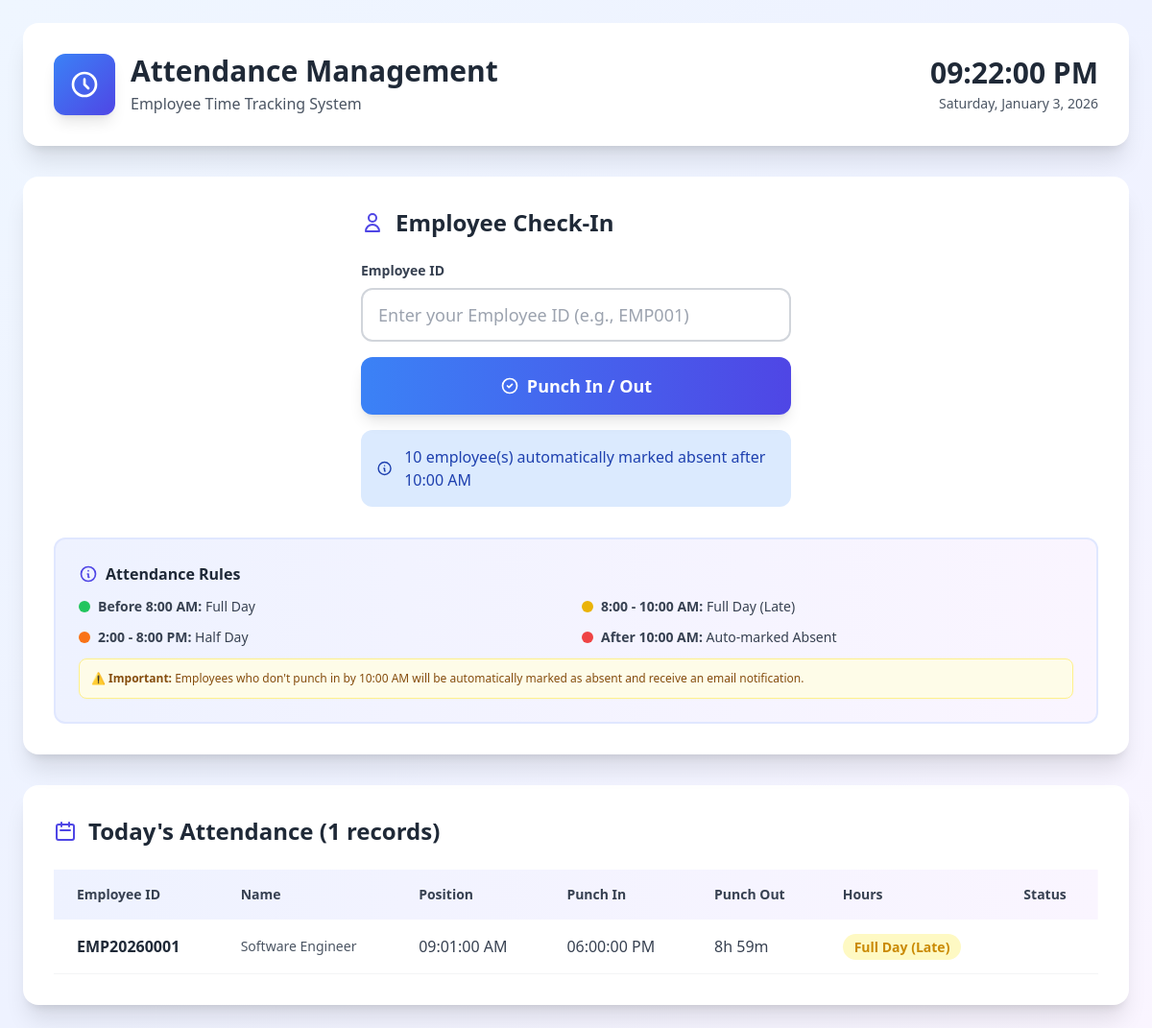
The page /attendence.php on the database its author committed.
### tables this page shows
CREATE TABLE `attendance` (
  `id` int(11) NOT NULL,
  `emp_id` varchar(50) NOT NULL,
  `date` date NOT NULL,
  `punch_in_time` time DEFAULT NULL,
  `punch_out_time` time DEFAULT NULL,
  `total_hours` decimal(5,2) DEFAULT NULL,
  `status` enum('present','absent','leave','half_day') NOT NULL DEFAULT 'present',
  `notes` text DEFAULT NULL,
  `created_at` timestamp NOT NULL DEFAULT current_timestamp(),
  `updated_at` timestamp NOT NULL DEFAULT current_timestamp() ON UPDATE current_timestamp()
);

### attendence.php (the view, shortened to what the rows shown need)
<?php
$host = 'localhost';
$dbname = 'HR';
$username = 'root';
$password = '';
try {
    $pdo = new PDO("mysql:host=$host;dbname=$dbname", $username, $password);
    $pdo->setAttribute(PDO::ATTR_ERRMODE, PDO::ERRMODE_EXCEPTION);
} catch(PDOException $e) {
    die("Connection failed: " . $e->getMessage());
}
function fetchActiveEmployees($pdo) {
    $stmt = $pdo->prepare("SELECT user_id, name, position, email FROM employees WHERE status = 'active'");
    $stmt->execute();
    $employees = [];
    while ($row = $stmt->fetch(PDO::FETCH_ASSOC)) {
        $employees[$row['user_id']] = [
            'name' => $row['name'],
            'position' => $row['position'],
            'email' => $row['email']
        ];
    }
    return $employees;
}
function markAbsent($pdo, $empId, $date, $autoMarked = false) {
    try {
        return true;
    } catch(PDOException $e) {
        error_log("Mark Absent Error: " . $e->getMessage());
        return false;
    }
}
function getTodayAttendanceRecords($pdo, $employees, $date) {
    $stmt = $pdo->prepare("SELECT * FROM attendance WHERE date = ? ORDER BY created_at DESC");
    $stmt->execute([$date]);
    $records = [];
    while ($row = $stmt->fetch(PDO::FETCH_ASSOC)) {
        $empId = $row['emp_id'];
        $empData = isset($employees[$empId]) ? $employees[$empId] : ['name' => 'Unknown', 'position' => 'Unknown'];
        $attendanceInfo = getAttendanceTypeFromRecord($row);
        $records[] = [
            'empId' => $empId,
            'name' => $empData['name'],
            'position' => $empData['position'],
            'date' => $row['date'],
            'punchIn' => $row['punch_in_time'],
            'punchOut' => $row['punch_out_time'],
            'totalHours' => $row['total_hours'],
            'status' => $row['status'],
            'attendanceType' => $attendanceInfo['type'],
            'statusColor' => $attendanceInfo['color'],
            'statusBg' => $attendanceInfo['bg'],
            'notes' => $row['notes'],
            'autoMarked' => strpos($row['notes'], 'Auto-marked') !== false
        ];
    }
    return $records;
}
function getAttendanceTypeFromRecord($record) {
    if ($record['punch_in_time']) {
        $punchInTime = new DateTime($record['date'] . ' ' . $record['punch_in_time']);
        $hours = (int)$punchInTime->format('H');
        $minutes = (int)$punchInTime->format('i');
        $totalMinutes = $hours * 60 + $minutes;
        if ($totalMinutes < 480) {
            return ['type' => 'Full Day', 'color' => 'text-green-600', 'bg' => 'bg-green-100'];
        } elseif ($totalMinutes >= 480 && $totalMinutes < 600) {
            return ['type' => 'Full Day (Late)', 'color' => 'text-yellow-600', 'bg' => 'bg-yellow-100'];
        } elseif ($totalMinutes >= 600 && $totalMinutes < 840) {
            return ['type' => 'Half Day', 'color' => 'text-orange-600', 'bg' => 'bg-orange-100'];
        }
    }
    return ['type' => 'Present', 'color' => 'text-green-600', 'bg' => 'bg-green-100'];
}
function markAbsentEmployees($pdo, $employees, $totalMinutes) {
    if ($totalMinutes >= 600) {
        $today = date('Y-m-d');
        $stmt = $pdo->prepare("SELECT DISTINCT emp_id FROM attendance WHERE date = ?");
        $stmt->execute([$today]);
        $presentEmployees = [];
        while ($row = $stmt->fetch(PDO::FETCH_ASSOC)) {
            $presentEmployees[] = $row['emp_id'];
        }
        $markedCount = 0;
        foreach ($employees as $empId => $empData) {
            if (!in_array($empId, $presentEmployees)) {
                if (markAbsent($pdo, $empId, $today, true)) {
                    $markedCount++;
                }
            }
        }
        return $markedCount;
    }
    return 0;
}
function calculateWorkHours($totalHours) {
    $hours = floor($totalHours);
    $minutes = round(($totalHours - $hours) * 60);
    return $hours . 'h ' . $minutes . 'm';
}
function formatTime($time) {
    return date('h:i:s A', strtotime($time));
}
$today = date('Y-m-d');
$employees = fetchActiveEmployees($pdo);
$attendanceRecords = getTodayAttendanceRecords($pdo, $employees, $today);
?>
<!DOCTYPE html>
<html lang="en">
<head>
    <script src="https://cdn.tailwindcss.com"></script>
</head>
<body class="min-h-screen bg-gradient-to-br from-blue-50 via-indigo-50 to-purple-50 p-6">
    <div class="max-w-7xl mx-auto">
        <div class="bg-white rounded-2xl shadow-xl p-8 mb-8 transform hover:scale-[1.01] transition-transform duration-300">
            <div class="flex items-center justify-between flex-wrap gap-4">
                <div class="flex items-center gap-4">
                    <div>
                        <h1 class="text-3xl font-bold text-gray-800">Attendance Management</h1>
                    </div>
                </div>
            </div>
        </div>
        <div class="bg-white rounded-2xl shadow-xl p-8 mb-8 transform hover:scale-[1.01] transition-transform duration-300">
            <div class="max-w-md mx-auto">
                <div class="flex items-center gap-3 mb-6">
                    <h2 class="text-2xl font-bold text-gray-800">Employee Check-In</h2>
                </div>
            </div>
        </div>
        <div class="bg-white rounded-2xl shadow-xl p-8">
            <div class="flex items-center gap-3 mb-6">
                <h2 class="text-2xl font-bold text-gray-800">Today's Attendance (<?php echo count($attendanceRecords); ?> records)</h2>
            </div>
            <?php if (empty($attendanceRecords)): ?>
            <div class="text-center py-12">
                <div class="w-20 h-20 bg-gray-100 rounded-full flex items-center justify-center mx-auto mb-4">
                    <svg class="w-10 h-10 text-gray-400" fill="none" stroke="currentColor" viewBox="0 0 24 24">
                        <path stroke-linecap="round" stroke-linejoin="round" stroke-width="2" d="M8 7V3m8 4V3m-9 8h10M5 21h14a2 2 0 002-2V7a2 2 0 00-2-2H5a2 2 0 00-2 2v12a2 2 0 002 2z"></path>
                    </svg>
                </div>
                <p class="text-gray-500 text-lg">No attendance records yet</p>
            </div>
            <?php else: ?>
            <div class="overflow-x-auto">
                <table class="w-full">
                    <thead>
                        <tr class="bg-gradient-to-r from-indigo-50 to-purple-50">
                            <th class="px-6 py-4 text-left text-sm font-bold text-gray-700">Employee ID</th>
                            <th class="px-6 py-4 text-left text-sm font-bold text-gray-700">Name</th>
                            <th class="px-6 py-4 text-left text-sm font-bold text-gray-700">Position</th>
                            <th class="px-6 py-4 text-left text-sm font-bold text-gray-700">Punch In</th>
                            <th class="px-6 py-4 text-left text-sm font-bold text-gray-700">Punch Out</th>
                            <th class="px-6 py-4 text-left text-sm font-bold text-gray-700">Hours</th>
                            <th class="px-6 py-4 text-left text-sm font-bold text-gray-700">Status</th>
                        </tr>
                    </thead>
                    <tbody>
                        <?php foreach ($attendanceRecords as $record): ?>
                        <tr class="border-b border-gray-100 hover:bg-gray-50 transition-colors duration-200">
                            <td class="px-6 py-4 font-semibold text-gray-800"><?php echo htmlspecialchars($record['empId']); ?></td>
                            <td class="px-6 py-4 text-gray-600 text-sm"><?php echo htmlspecialchars($record['position']); ?></td>
                            <td class="px-6 py-4 text-gray-700"><?php echo formatTime($record['punchIn']); ?></td>
                            <td class="px-6 py-4 text-gray-700">
                                <?php echo $record['punchOut'] ? formatTime($record['punchOut']) : ($record['status'] === 'absent' ? '—' : '<span class="text-blue-600 font-medium">In Progress</span>'); ?>
                            </td>
                            <td class="px-6 py-4 text-gray-700 font-medium">
                                <?php echo $record['totalHours'] ? calculateWorkHours($record['totalHours']) : ($record['status'] === 'absent' ? '—' : 'In Progress'); ?>
                            </td>
                            <td class="px-6 py-4">
                                <span class="px-3 py-1 rounded-full text-sm font-semibold <?php echo $record['statusBg'] . ' ' . $record['statusColor']; ?>">
                                    <?php echo htmlspecialchars($record['attendanceType']); ?>
                                </span>
                            </td>
                        </tr>
                        <?php endforeach; ?>
                    </tbody>
                </table>
            </div>
            <?php endif; ?>
        </div>
    </div>
</body>
</html>

### rows shown on the page
attendance: emp "EMP20260001", position "Software Engineer", punch_in_time "09:01:00 AM", punch_out_time "06:00:00 PM", total_hours "8h 59m", attendanceType "Full Day (Late)"

### other values the page prints
$message "10 employee(s) automatically marked absent after 10:00 AM"
count($attendanceRecords) "1"
